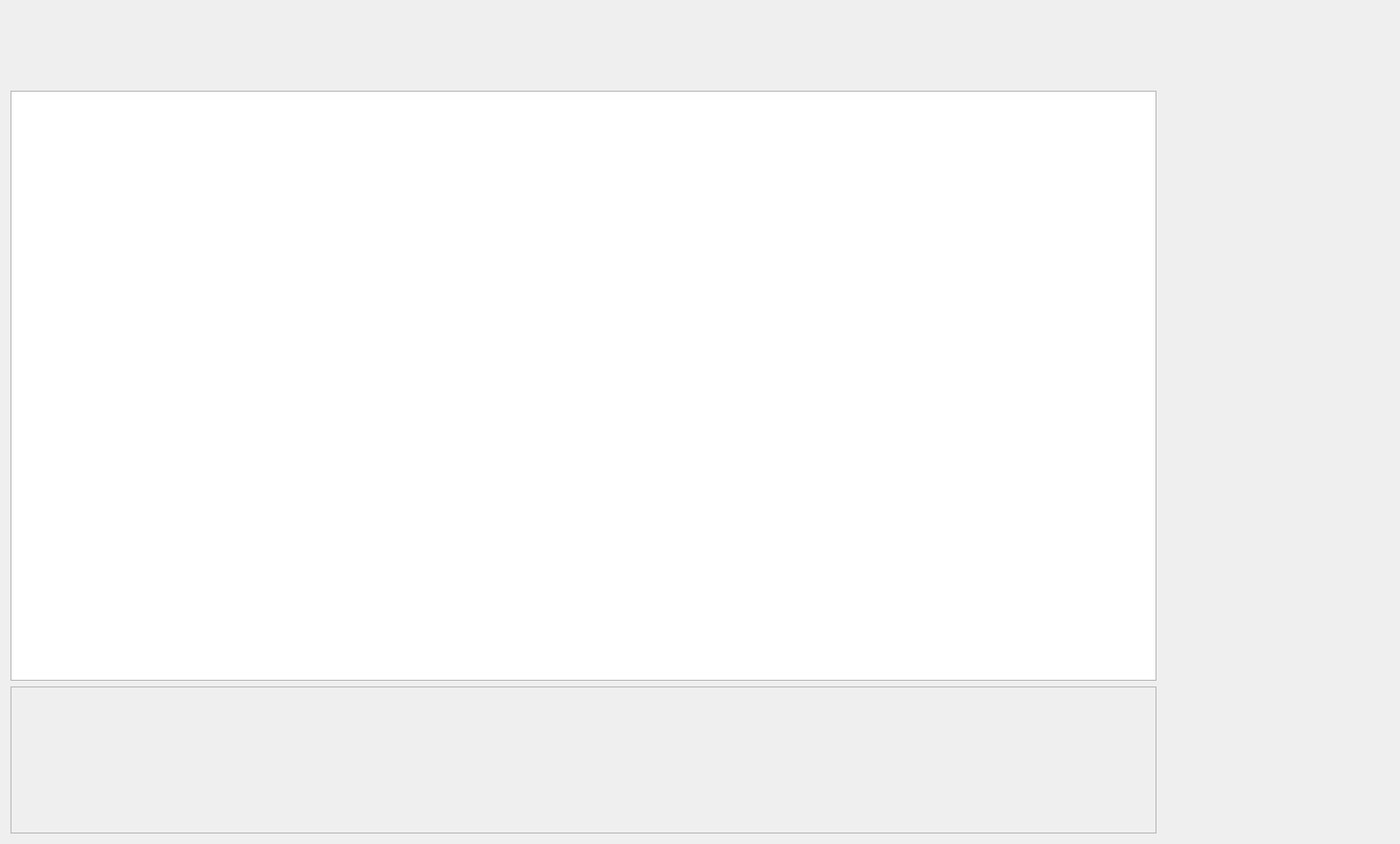
<?xml version="1.0" encoding="UTF-8"?>
<ui version="4.0">
 <class>DetailInfo</class>
 <widget class="qMRMLWidget" name="DetailInfo">
  <property name="geometry">
   <rect>
    <x>0</x>
    <y>0</y>
    <width>1466</width>
    <height>884</height>
   </rect>
  </property>
  <property name="maximumSize">
   <size>
    <width>16777215</width>
    <height>920</height>
   </size>
  </property>
  <property name="styleSheet">
   <string notr="true"/>
  </property>
  <layout class="QVBoxLayout" name="verticalLayout_2" stretch="1,10">
   <item>
    <widget class="QLabel" name="label_vein_info">
     <property name="sizePolicy">
      <sizepolicy hsizetype="Preferred" vsizetype="Expanding">
       <horstretch>0</horstretch>
       <verstretch>0</verstretch>
      </sizepolicy>
     </property>
     <property name="text">
      <string/>
     </property>
    </widget>
   </item>
   <item>
    <layout class="QHBoxLayout" name="horizontalLayout" stretch="4,1">
     <item>
      <layout class="QVBoxLayout" name="verticalLayout" stretch="8,2">
       <item>
        <widget class="QGraphicsView" name="scroll_images"/>
       </item>
       <item alignment="Qt::AlignHCenter">
        <widget class="QScrollArea" name="thumbnail_scroll_area">
         <property name="sizePolicy">
          <sizepolicy hsizetype="Preferred" vsizetype="Expanding">
           <horstretch>0</horstretch>
           <verstretch>0</verstretch>
          </sizepolicy>
         </property>
         <property name="minimumSize">
          <size>
           <width>1200</width>
           <height>0</height>
          </size>
         </property>
         <property name="widgetResizable">
          <bool>true</bool>
         </property>
         <widget class="QWidget" name="scrollAreaWidgetContents">
          <property name="geometry">
           <rect>
            <x>0</x>
            <y>0</y>
            <width>1198</width>
            <height>152</height>
           </rect>
          </property>
         </widget>
        </widget>
       </item>
      </layout>
     </item>
     <item>
      <widget class="QLabel" name="label_info">
       <property name="styleSheet">
        <string notr="true">QLabel { 
	color: red;
 }</string>
       </property>
       <property name="text">
        <string/>
       </property>
      </widget>
     </item>
    </layout>
   </item>
  </layout>
 </widget>
 <customwidgets>
  <customwidget>
   <class>qMRMLWidget</class>
   <extends>QWidget</extends>
   <header>qMRMLWidget.h</header>
   <container>1</container>
  </customwidget>
 </customwidgets>
 <resources/>
 <connections/>
</ui>
